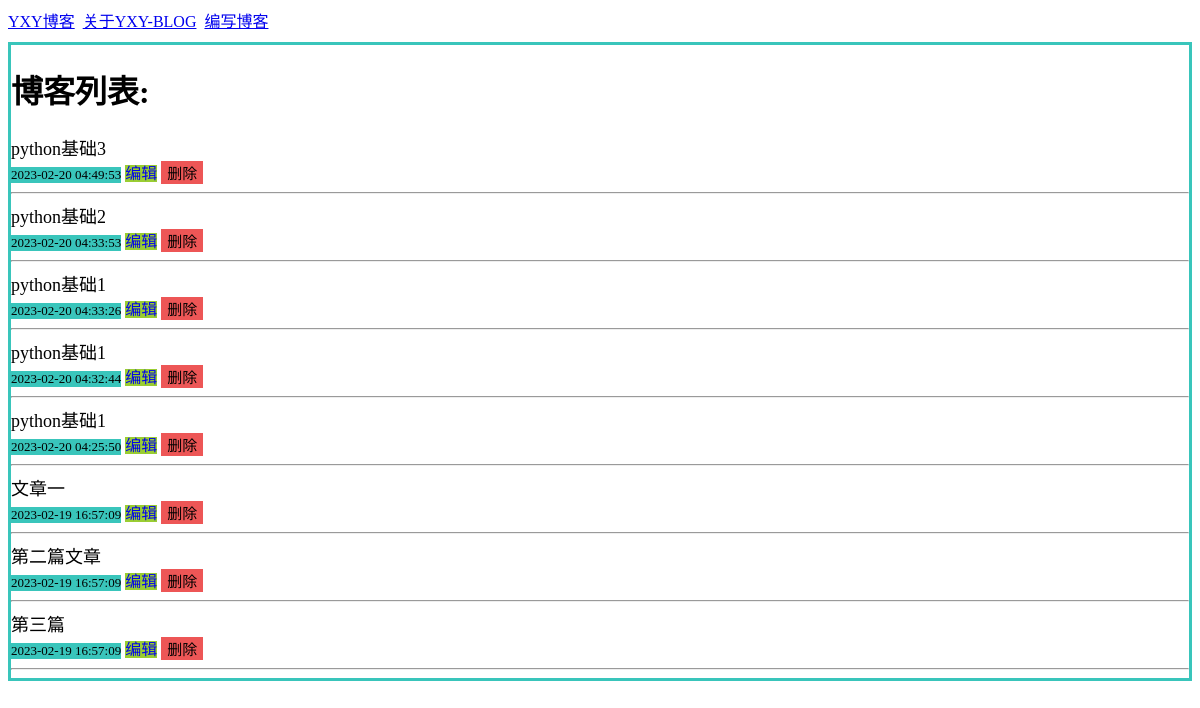
The app's page /, older data.
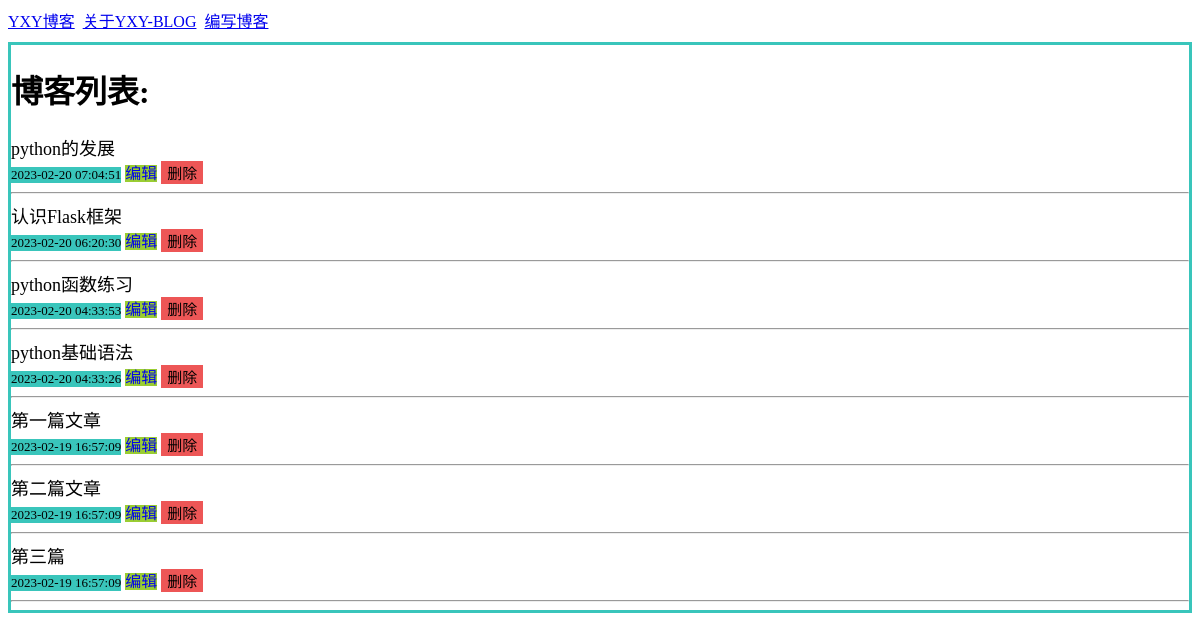
The same page, newer data.
### tables this page shows
CREATE TABLE blog (
    id INTEGER PRIMARY KEY AUTOINCREMENT,
    created TIMESTAMP NOT NULL DEFAULT CURRENT_TIMESTAMP,
    title TEXT NOT NULL,
    content TEXT NOT NULL
);

### app.py (the view)
@app.route('/')
def index():
    conn = get_db_conn()
    blogs = conn.execute('select * from blog order by created desc').fetchall()  # 从句柄获取data
    html = render_template('index.html', blogs = blogs)
    return html

### app.py (called while the page is built)
def get_db_conn():
    conn = sqlite3.connect('./db/yxyblog.db')
    conn.row_factory = sqlite3.Row
    return conn

### templates/index.html
{% extends 'base.html' %}
{% block content %}
    <h1>{% block title %}博客列表{% endblock %}:</h1>
    {% for blog_idx in blogs %}
        <a class="blog_list_title" href="{{ url_for('blog', blog_id=blog_idx['id']) }}">
            <div>{{ blog_idx['title'] }}</div>
        </a>
        <div class="time">{{ blog_idx['created'] }}</div>
        <a class="edit_btn" href="{{ url_for('edit', blog_id=blog_idx['id']) }}">编辑</a>
        <form class="delete_form" action="{{url_for('delete',blog_id=blog_idx['id'])}}" method="POST">
            <input class="delete_btn" type="submit" value="删除" onclick="return confirm('确定要删除吗？')"></input>
        </form>
        <hr>
    {% endfor %}
{% endblock %}

### templates/base.html (shortened to what this page needs)
<!DOCTYPE html>
<html lang="en">
<head>
    <link rel="stylesheet" href="{{url_for('static', filename ='css/index.css')}}">
</head>
<body>
    <div class="topbox">
        <a href="{{url_for('index')}}">YXY博客</a>&nbsp;
        <a href="{{url_for('about')}}">关于YXY-BLOG</a>&nbsp;
        <a href="{{url_for('new')}}">编写博客</a>&nbsp;
    </div>
    <div class="content">{%block content %} {%endblock %}</div>
    <br>
</body>
</html>

### static/css/index.css (style rules this page uses)
.topbox { margin-bottom: 10px; }
.content { border:3px solid #39c5bb; }
.time { display: inline-block; font-size: 13px; background-color: #39c5bb; }
.blog_list_title { color:black; font-size: 18px; text-decoration: none; }
.edit_btn { font-size: 16px; text-decoration: none; background-color: yellowgreen; }
.delete_form { display: inline-block; }
.delete_btn { cursor: pointer; border: none; font-size: 15px; background-color: #ed5656; }

Row changes from the older to the newer data that the page shows:
removed blog: title "python基础3", created "2023-02-20 04:49:53"
removed blog: title "python基础1", created "2023-02-20 04:32:44"
removed blog: title "python基础1", created "2023-02-20 04:25:50"
added blog: title "python的发展", created "2023-02-20 07:04:51"
added blog: title "认识Flask框架", created "2023-02-20 06:20:30"
changed blog: title "python基础2" → "python函数练习"
changed blog: title "python基础1" → "python基础语法"
changed blog: title "文章一" → "第一篇文章"
